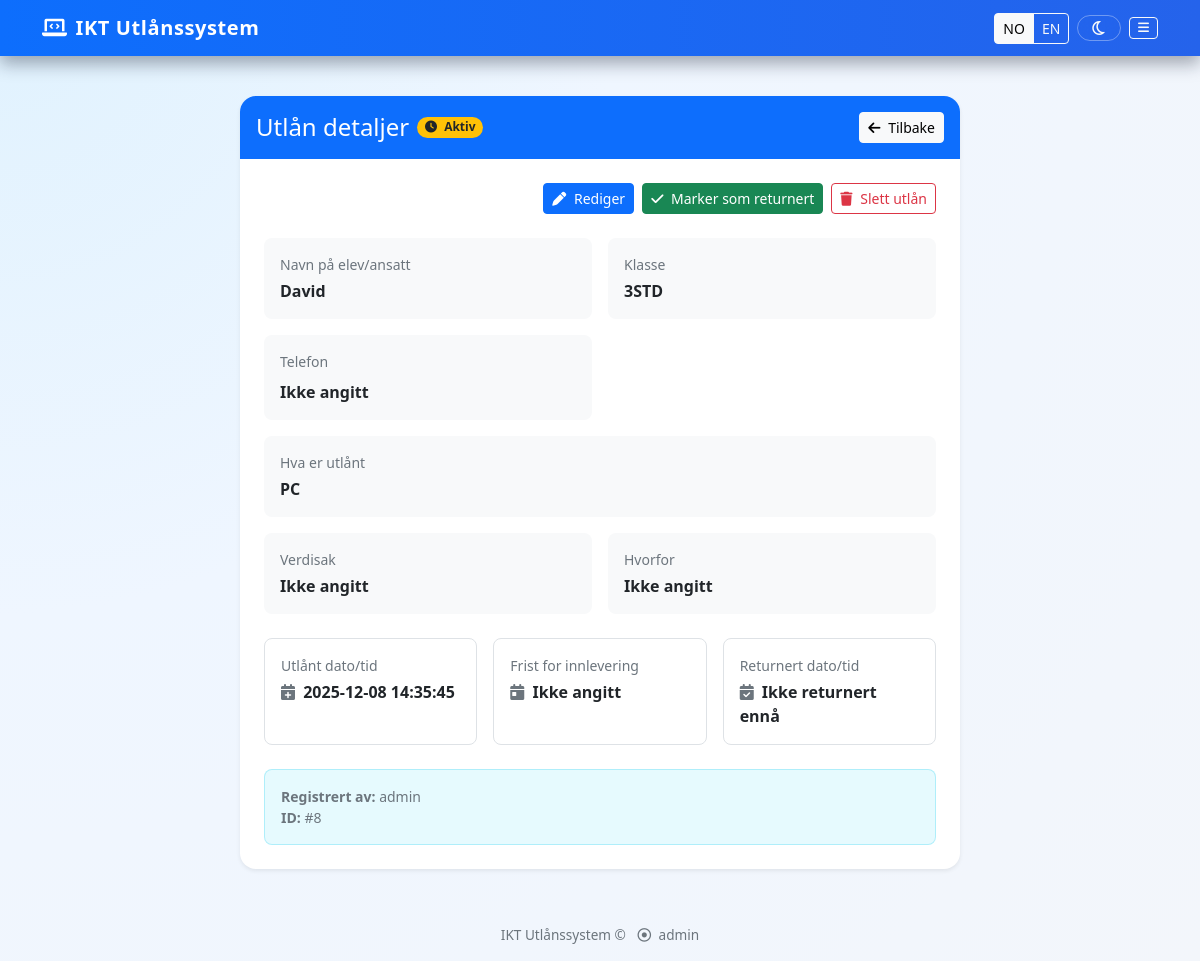
The page /loan/8 (signed in) on the database as committed earlier.
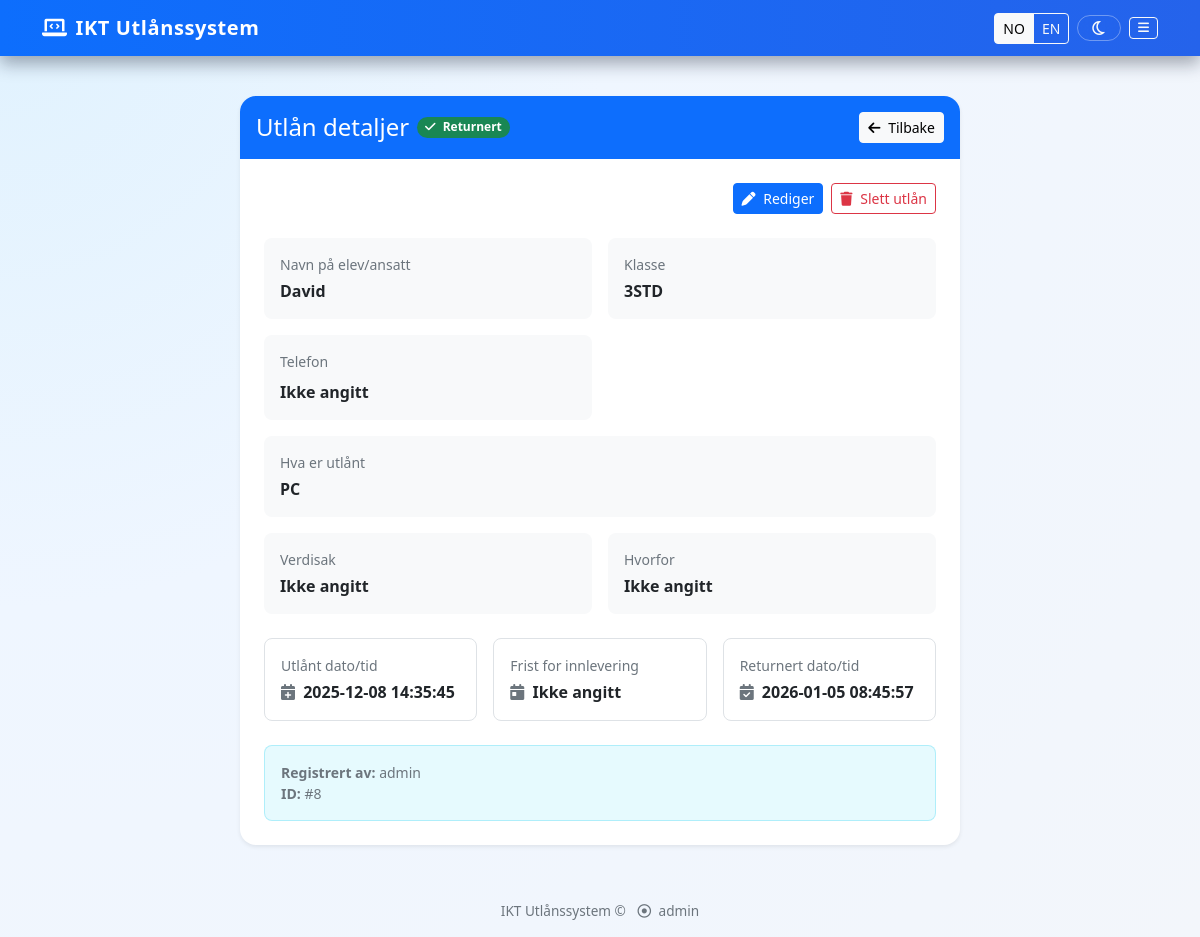
The same page on the database as committed later.
### app.py (the view)
@app.route('/loan/<int:loan_id>')
@login_required
def loan_detail(loan_id):
    loan = Loan.query.get_or_404(loan_id)
    loan.checkout_date_local = utc_to_local(loan.checkout_date)
    loan.return_date_local = utc_to_local(loan.return_date)
    is_admin = session.get('is_admin', False)
    is_owner = loan.user_id == session.get('user_id')
    if not is_admin and not is_owner:
        flash('Du har ikke tilgang til å se dette utlånet.', 'danger')
        return redirect(url_for('dashboard'))
    return render_template(
        'loan_detail.html',
        loan=loan,
        is_admin=is_admin,
        is_owner=is_owner
    )

### app.py (called while the page is built)
def translate(text: str) -> str:
    lang = session.get("lang", "no")
    if lang == "en":
        return translations.get("en", {}).get(text, text)
    return text

def translate_item(text: str) -> str:
    if not text:
        return text
    lang = session.get("lang", "no")
    if lang == "en":
        return item_translations_en.get(text, text)
    return text

def translate_class(text: str) -> str:
    if not text:
        return text
    lang = session.get("lang", "no")
    if lang == "en":
        return class_translations_en.get(text, text)
    return text

def utc_to_local(utc_dt):
    if utc_dt is None:
        return None
    if OSLO_TZ is None:
        return utc_dt
    local_tz = OSLO_TZ
    if utc_dt.tzinfo is None:
        utc_dt = utc_dt.replace(tzinfo=UTC_TZ)
    return utc_dt.astimezone(local_tz)

def login_required(f):
    @wraps(f)
    def wrap(*args, **kwargs):
        if 'user_id' not in session:
            flash('Du må logge inn først.', 'danger')
            return redirect(url_for('login'))
        return f(*args, **kwargs)
    return wrap

### templates/loan_detail.html (shortened to what the changed rows need)
{% extends 'base.html' %}
{% block content %}
<div class="container py-3">
  <div class="row justify-content-center">
    <div class="col-lg-9 col-xl-8">
      <div class="card shadow-sm border-0">
        <div class="card-header bg-primary text-white p-3 border-0 rounded-top">
          <div class="d-flex flex-column flex-md-row justify-content-between align-items-md-center gap-2">
            <div class="d-flex align-items-center gap-2">
              <h4 class="mb-0">{{ t('Utlån detaljer') }}</h4>
              {% if loan.is_returned %}
              <span class="badge rounded-pill bg-success">
                <i class="fas fa-check me-1"></i> {{ t('Returnert') }}
              </span>
              {% else %}
              <span class="badge rounded-pill bg-warning text-dark">
                <i class="fas fa-clock me-1"></i> {{ t('Aktiv') }}
              </span>
              {% endif %}
            </div>
          </div>
        </div>
        <div class="card-body p-4">
          <div class="d-flex flex-wrap justify-content-end gap-2 mb-4">
            {% if not loan.is_returned and (is_admin or is_owner) %}
            <form method="post" action="{{ url_for('return_loan', loan_id=loan.id) }}" class="d-inline">
              <button type="submit" class="btn btn-success btn-sm">
                <i class="fas fa-check me-1"></i> {{ t('Marker som returnert') }}
              </button>
            </form>
            {% endif %}
          </div>
          <div class="row g-3 mt-2">
            <div class="col-md-4">
              <div class="p-3 border rounded-3 h-100">
                <div class="text-muted small mb-1">{{ t('Returnert dato/tid') }}</div>
                <div class="fw-semibold">
                  <i class="fas fa-calendar-check me-1 text-muted"></i>
                  {% if loan.return_date %}
                  {{ loan.return_date_local.strftime('%Y-%m-%d %H:%M:%S') }}
                  {% else %}
                  {{ t('Ikke returnert ennå') }}
                  {% endif %}
                </div>
              </div>
            </div>
          </div>
        </div>
      </div>
    </div>
  </div>
</div>
{% endblock %}

Rows that differ between the two databases and show on the page:
changed Loan "David": is_returned False → True (drawn)
Other text that changed with them:
{{ t('Returnert') }}: (not shown) → "Returnert"
{{ loan.return_date_local.strftime('%Y-%m-%d %H:%M:%S') }}: (not shown) → "2026-01-05 08:45:57"
{{ t('Aktiv') }}: "Aktiv" → (not shown)
{{ t('Marker som returnert') }}: "Marker som returnert" → (not shown)
{{ t('Ikke returnert ennå') }}: "Ikke returnert ennå" → (not shown)
